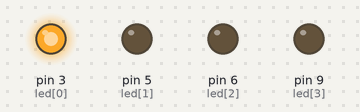
Simulated run of this sketch. Board: Arduino Uno, built with avr-gcc and run on an emulated ATmega328P. On the bench: output pins drawn as LEDs (lit = HIGH).

Above: at 0.05 s.
At 0.2 s:
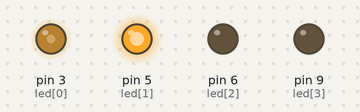
At 0.35 s:
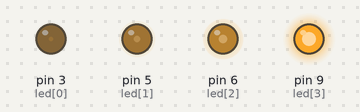
At 0.5 s:
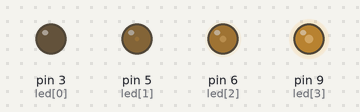
At 0.7 s:
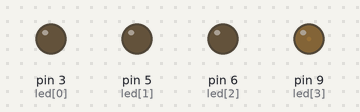
Timing chart, 0 to 3.0 s (numbered marks = the images above):
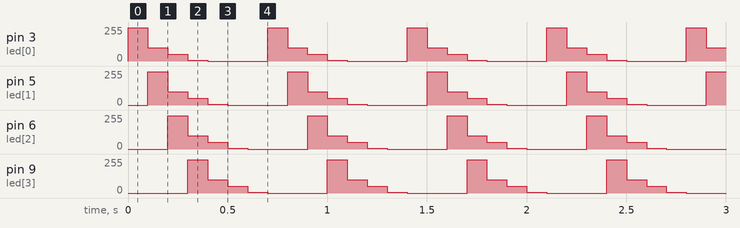

The sketch:

ch4_6.ino
```cpp
const int led[] = {3,5,6,9};          //LED連接至PWM信號輸出接腳
int varNums;                          //LED變化種類
int ledNums;                          //LED亮度種類
const int brightness[7][4]=           //LED變化資料
  { {250,0,0,0},                      //第1次LED狀態
    {100,250,0,0},                    //第2次LED狀態
    {50,100,250,0},                   //第3次LED狀態
    {5,50,100,250},                   //第4次LED狀態
    {0,5,50,100},                     //第5次LED狀態
    {0,0,5,50},                       //第6次LED狀態
    {0,0,0,5},  };                    //第7次LED狀態
void setup()
{
}

void loop()
{
   for(varNums=0;varNums<7;varNums++)//雨滴變化
   {
       for(ledNums=0;ledNums<4;ledNums++)
           analogWrite(led[ledNums],brightness[varNums][ledNums]);
       delay(100);
   }
}
```

Measured:
- by itself, pin 3 (led[0]), pin 5 (led[1]), pin 6 (led[2]), pin 9 (led[3]): repeats every 0.70 s: 100/255 0.10 s, 50/255 0.10 s, 5/255 0.10 s, 0/255 0.30 s, 250/255 0.10 s
